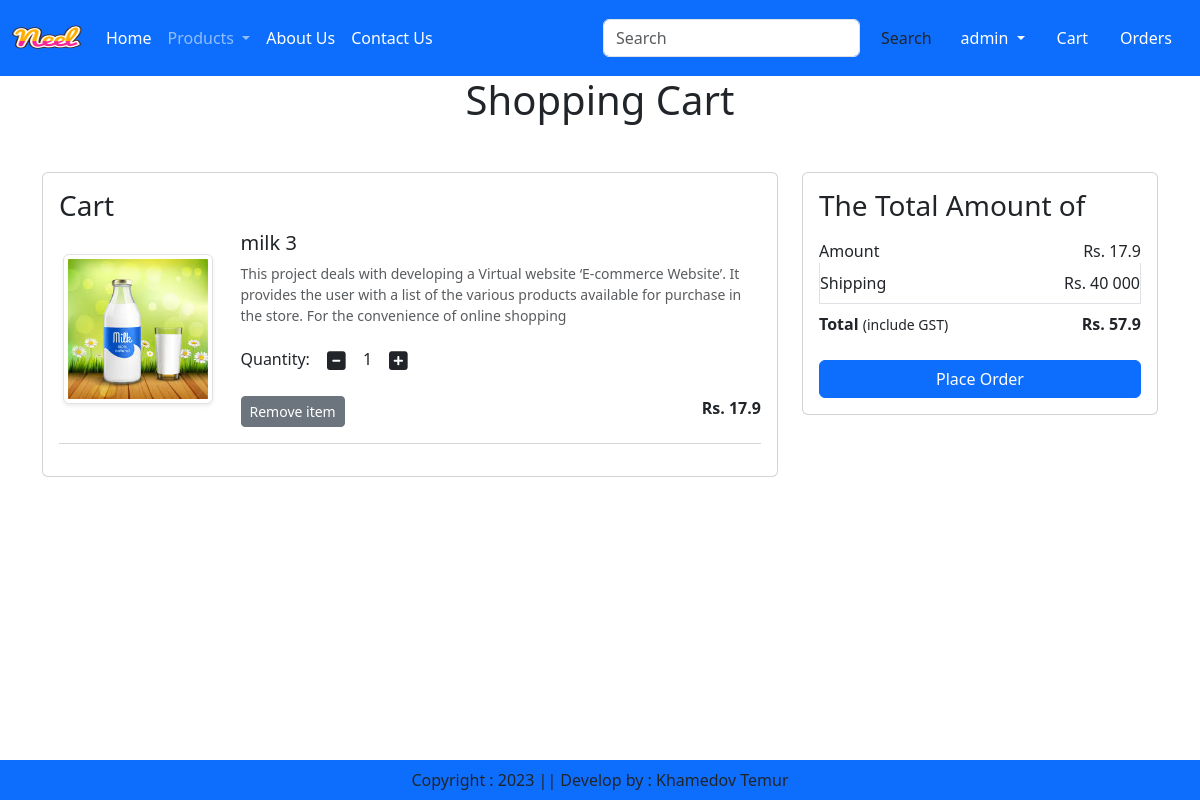
Before: /cart/ (signed in) with the older database file.
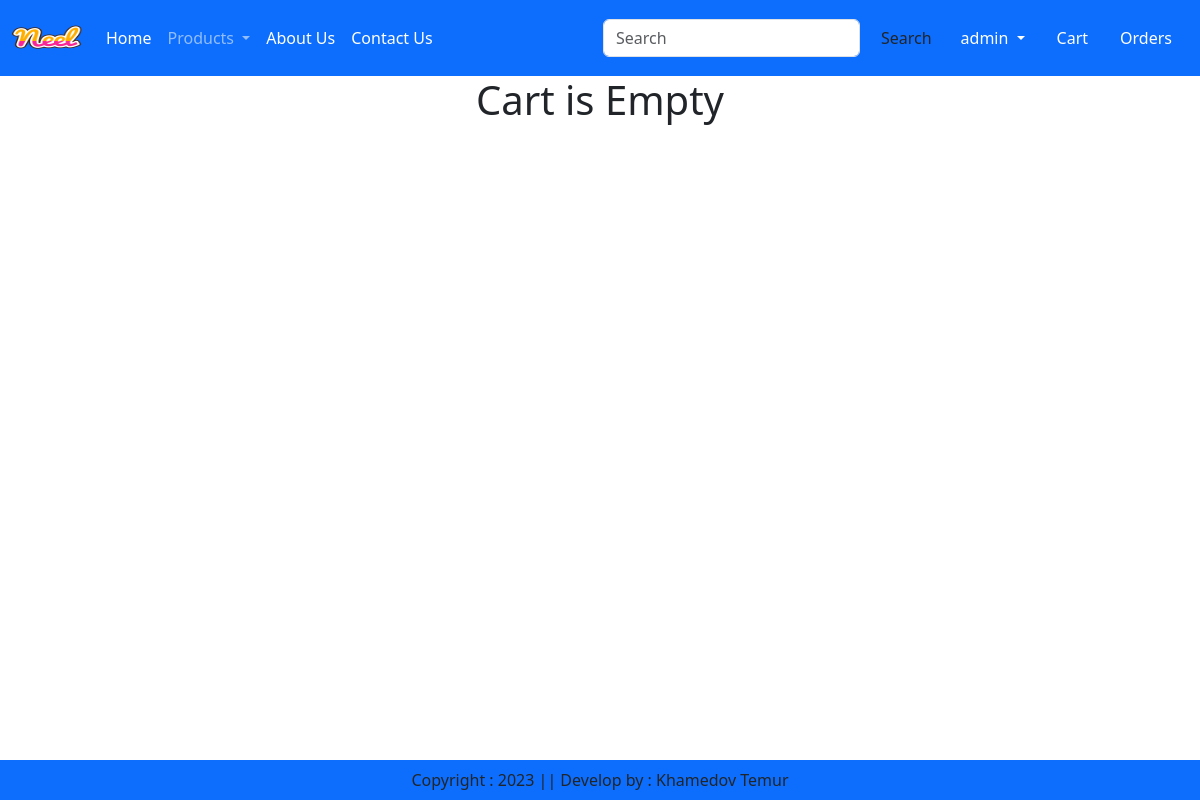
After: the same page with the newer database file.
### commerce/models.py (models this page shows, shortened)
class Cart(models.Model):
    user = models.ForeignKey(User, on_delete=models.CASCADE)
    product = models.ForeignKey(Product, on_delete=models.CASCADE)
    quantity = models.PositiveIntegerField(default=1)

class Product(models.Model):
    title = models.CharField(max_length=100)
    selling_price = models.FloatField()
    discounted_price = models.FloatField()
    description = models.TextField()
    composition = models.TextField(default='')
    prodapp = models.TextField(default='')
    category = models.ForeignKey(Category, on_delete=models.CASCADE)
    product_image = models.ImageField(upload_to='product/')

### commerce/views.py (the view)
# urls.py: path('cart/', ShowCart, name='showcart'),
def ShowCart( request):
    user = request.user
    cart = Cart.objects.filter(user=user)
    amount = 0
    for p in cart:
        value = p.quantity * p.product.discounted_price
        amount = amount + value
    totalamount = amount + 40
    return render(request, 'addtocart.html', locals())

### commerce/context_processors.py (called while the page is built)
def category_list(request):
    categories = Category.objects.all()
    return {'categories' : categories}

### templates/addtocart.html (shortened to what this page needs)
{% extends 'base.html' %}
{% load static %}
{% block main-content %}
<div class="container mb-5">
    <div class="row">
        {% if cart %}
        <h1 class="text-center mb-5">Shopping Cart</h1>
        <div class="col-sm-8">
            <div class="card">
                <div class="card-body">
                    <h3>Cart</h3>
                    {% for item in cart %}
                    <div class="row">
                        <div class="col-sm-3 text-center align-self-center">
                            <img src="{{ item.product.product_image.url }}" alt="" srcset=""
                                 class="img-fluid img-thumbnail shadow-sm" height="150" width="150">
                        </div>
                        <div class="col-sm-9">
                            <div>
                                <h5>{{ item.product.title }}</h5>
                                <p class="mb-2 text-muted small">{{ item.product.description }}</p>
                                <div class="my-3">
                                    <label for="quantity">Quantity:</label>
                                    <a class="minus-cart btn" pid="{{item.product.id}}"><i class="fas fa-minus-square fa-lg"></i></a>
                                        <span id="quantity">{{ item.quantity }}</span>
                                    <a  class="plus-cart btn" pid="{{item.product.id}}"><i class="fas fa-plus-square fa-lg"></i></a>
                                </div>
                                <div class="d-flex justify-content-between">
                                    <a href="{% url 'removecart' item.id %}" class="remove-cart btn btn-sm btn-secondary mr-3" >Remove item</a>
                                    <p class="mb-0"><span><strong>Rs. {{ item.product.discounted_price }}</strong></span></p>
                                </div>
                            </div>
                        </div>
                    </div>
                    <hr class="text-muted">
                    {% endfor %}
                </div>
            </div>
        </div>
        <div class="col-sm-4">
            <div class="card">
                <div class="card-body">
                    <h3>The Total Amount of</h3>
                    <ul class="list-group">
                        <li class="list-group-item d-flex justify-content-between align-items-center border-0 px-0 pb-0">Amount<span id="amount">Rs. {{ amount }}</span></li>
                        <li class="list-group-item d-flex justify-content-between align-items-center px-0">Shipping<span>Rs. 40 000</span></li>
                        <li class="list-group-item d-flex justify-content-between align-items-center border-0 px-0 mb-3">
                            <div>
                                <strong>Total</strong> <small>(include GST)</small>
                            </div>
                            <span id="totalamount"><strong>Rs. {{ totalamount }}</strong></span>
                        </li>
                    </ul>
                    <div class="d-grid"><a href="{% url 'checkout' %}" class="btn btn-primary">Place Order</a></div>
                </div>
            </div>
        </div>
        {% else %}
        <h1 class="text-center mb-5">Cart is Empty</h1>
        {% endif %}
    </div>
</div>
{% endblock main-content %}

Changed rows visible on the page:
removed Cart: product.product_image (picture), product "milk 3", product.description "This project deals with developing a Virtual website ‘E-commerce Website’. It provides the user with a list of the various products available for purchase in the store. For the convenience of online shopping", quantity "1", product.discounted_price "17.9"
Other visible differences:
{{ amount }}: "17.9" → (not shown)
{{ totalamount }}: "57.9" → (not shown)
text no longer shown: "Shopping Cart Cart The Total Amount of Amount Rs. Shipping Rs. 40 000 Total (include GST) Rs. Place Order"
text now shown: "Cart is Empty"
